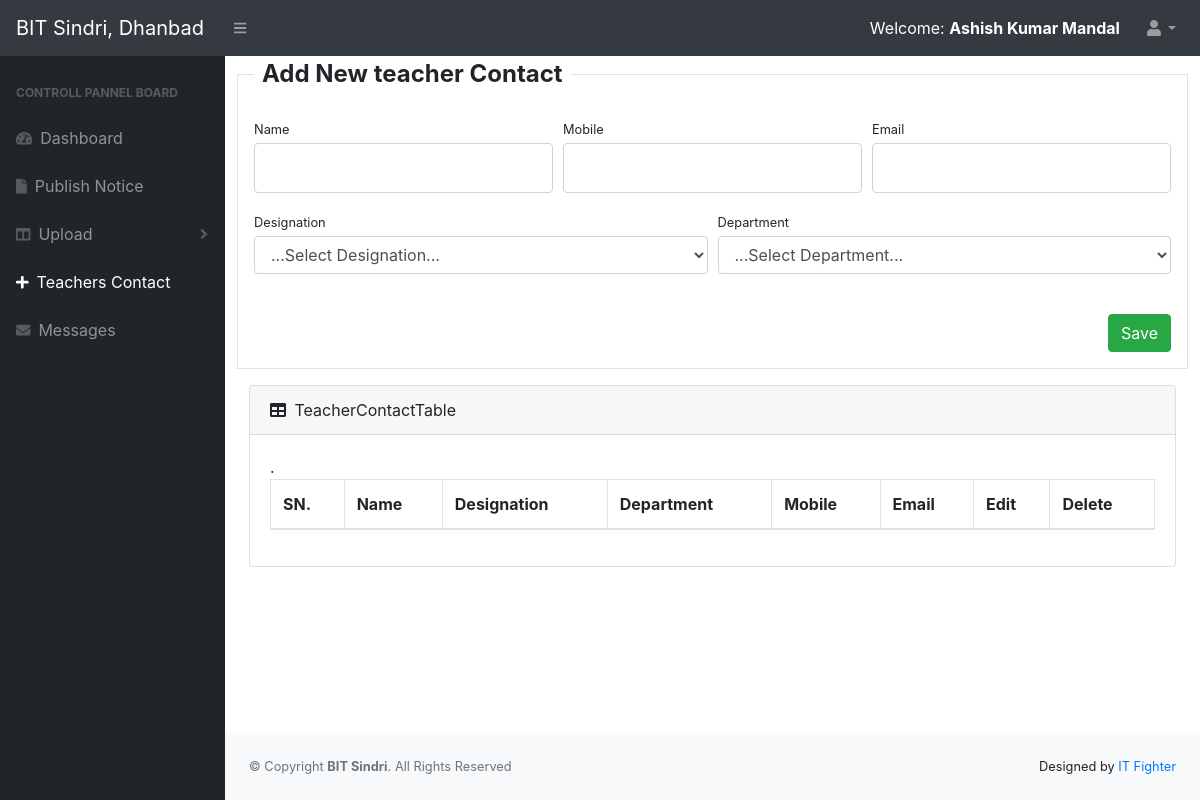
The app's page /admin/teacher_contact.php (signed in), older data.
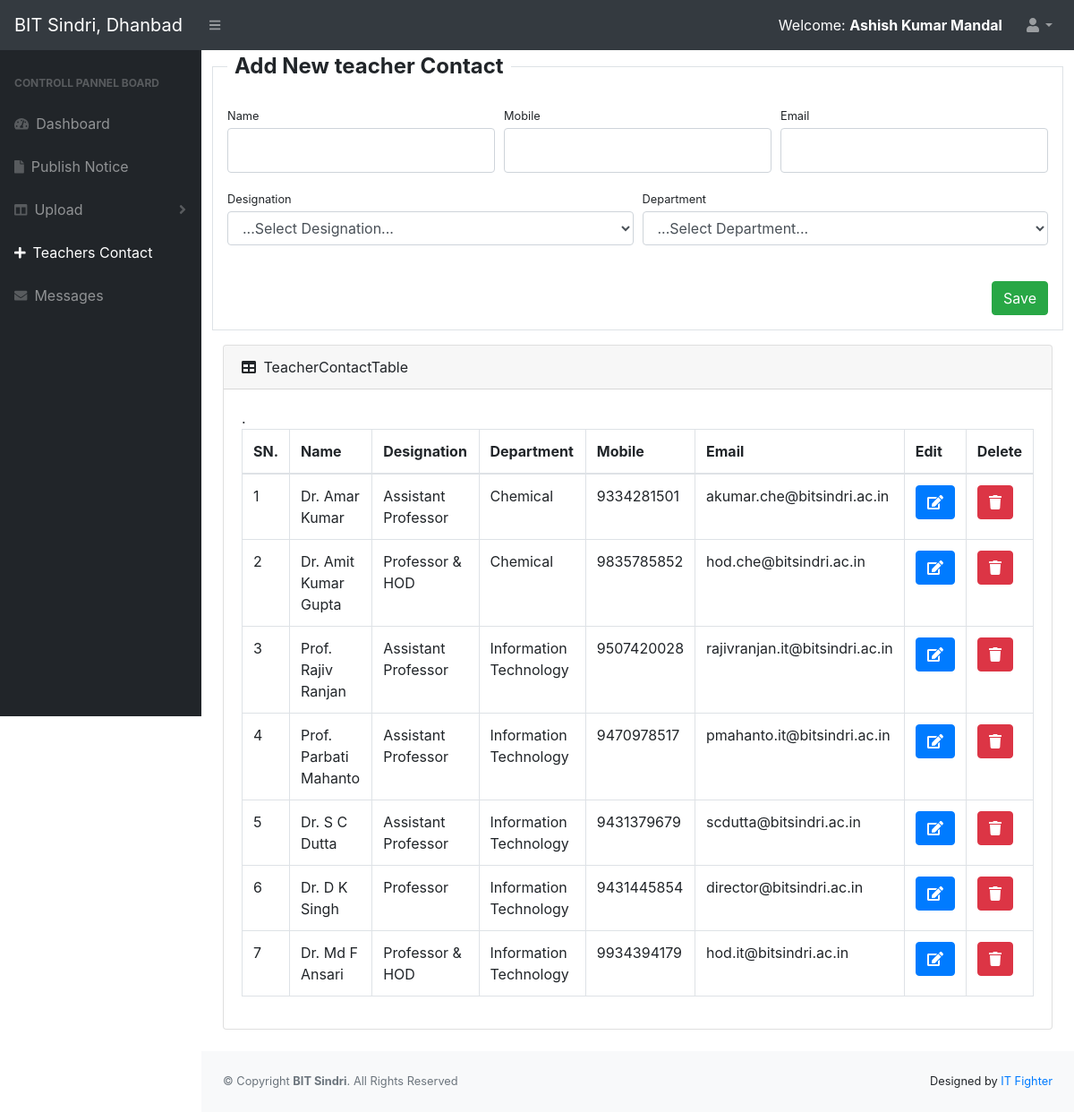
The same page, newer data.
### tables this page shows
CREATE TABLE `teacher_contact` (
  `tchr_id` int(11) NOT NULL,
  `name` varchar(40) NOT NULL,
  `mob` varchar(10) NOT NULL,
  `email` varchar(50) NOT NULL,
  `desn_fk` int(3) NOT NULL,
  `dept_fk` int(3) NOT NULL,
  `usr_fk` int(6) NOT NULL,
  `created` timestamp NOT NULL DEFAULT current_timestamp(),
  `updated` timestamp NOT NULL DEFAULT current_timestamp() ON UPDATE current_timestamp()
);

CREATE TABLE `designation` (
  `desn_id` int(3) NOT NULL,
  `type` varchar(30) NOT NULL
);

CREATE TABLE `department` (
  `dept_id` int(11) NOT NULL,
  `name` varchar(50) NOT NULL
);

### admin/teacher_contact.php (the view, shortened to what the changed rows need)
<?php include_once('header_admin.php'); ?>
<div id="layoutSidenav_content">
    <main>
        <div class="container-fluid">
        <div class="card mb-4">
            <div class="card-body">
                <div class="table-responsive">
                    <table class="table table-bordered" id="dataTable" width="100%" cellspacing="0">
                        <thead>
                            <tr>
                                <th>SN.</th>
                                <th>Name</th>
                                <th>Designation</th>
                                <th>Department</th>
                                <th>Mobile</th>
                                <th>Email</th>
                                <th>Edit</th>.
                                <th>Delete</th>
                            </tr>
                        </thead>
                        <tbody>
                            <?php
                                $i = 1;
                                $query = mysqli_query($conn, "SELECT teacher_contact.tchr_id as 'tchr_id', teacher_contact.name as 'name', teacher_contact.mob as 'mob', teacher_contact.email as 'email', designation.type as 'desn', department.name as 'dept' FROM teacher_contact LEFT JOIN (designation, department) ON (designation.desn_id=teacher_contact.desn_fk AND department.dept_id=teacher_contact.dept_fk) ORDER BY teacher_contact.tchr_id DESC");
                                while(@$row = mysqli_fetch_array($query)){
                            ?>
                            <tr>
                                <td><?php echo $i; $i++; ?></td>
                                <td><?php echo $row['name']; ?></td>
                                <td><?php echo $row['desn']; ?></td>
                                <td><?php echo $row['dept']; ?></td>
                                <td><?php echo $row['mob']; ?></td>
                                <td><?php echo $row['email']; ?></td>
                                <td><a href="edit_teacher_contact.php?id=<?php echo $row['tchr_id']; ?>" class="btn btn-primary btn-xs"> <i class="fa fa-edit"></i> </a></td>
                                <td><a onclick='return Confirm();' href="delete_teacher_contact.php?id=<?php echo $row['tchr_id']; ?>" class="btn btn-danger btn-xs"><i class="fa fa-trash"></i></a></td>
                            </tr>
                            <?php } ?>
                        </tbody>
                    </table>
                </div>
            </div>
        </div>
    </div>
</main>
<?php include_once('footer_admin.php'); ?>

Row changes from the older to the newer data that the page shows:
added teacher_contact: name "Dr. Amar Kumar", desn_fk.type "Assistant Professor", dept_fk.name "Chemical", mob "9334281501", email "akumar.che@bitsindri.ac.in"
added teacher_contact: name "Dr. Amit Kumar Gupta", desn_fk.type "Professor & HOD", dept_fk.name "Chemical", mob "9835785852", email "hod.che@bitsindri.ac.in"
added teacher_contact: name "Prof. Rajiv Ranjan", desn_fk.type "Assistant Professor", dept_fk.name "Information Technology", mob "9507420028", email "rajivranjan.it@bitsindri.ac.in"
added teacher_contact: name "Prof. Parbati Mahanto", desn_fk.type "Assistant Professor", dept_fk.name "Information Technology", mob "9470978517", email "pmahanto.it@bitsindri.ac.in"
added teacher_contact: name "Dr. S C Dutta", desn_fk.type "Assistant Professor", dept_fk.name "Information Technology", mob "9431379679", email "scdutta@bitsindri.ac.in"
added teacher_contact: name "Dr. D K Singh", desn_fk.type "Professor", dept_fk.name "Information Technology", mob "9431445854", email "director@bitsindri.ac.in"
added teacher_contact: name "Dr. Md F Ansari", desn_fk.type "Professor & HOD", dept_fk.name "Information Technology", mob "9934394179", email "hod.it@bitsindri.ac.in"
